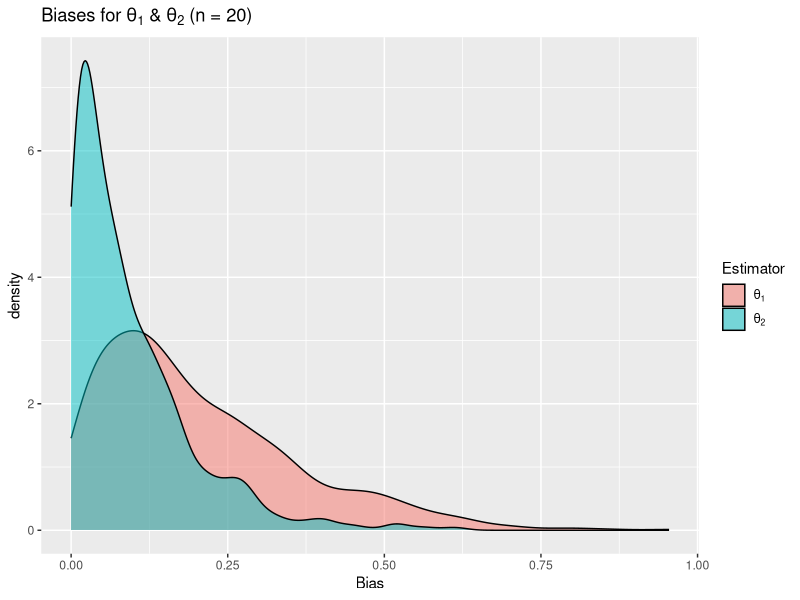
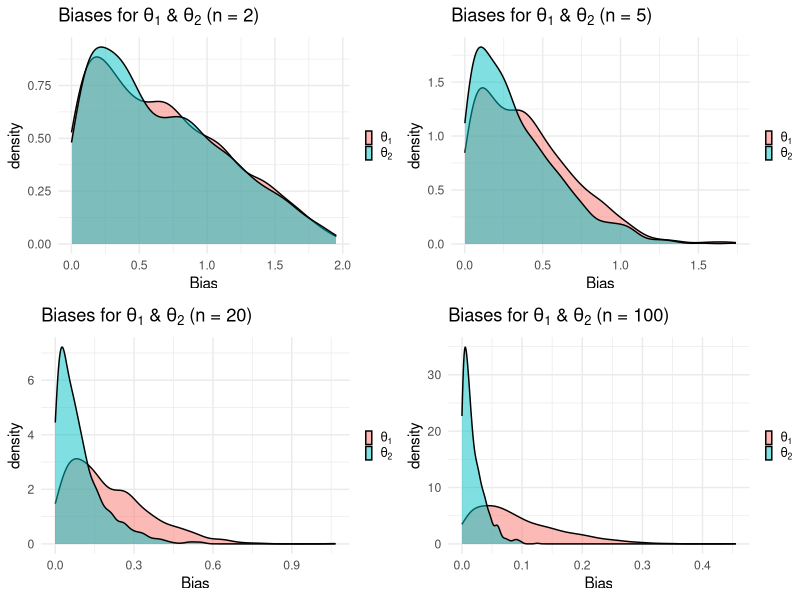
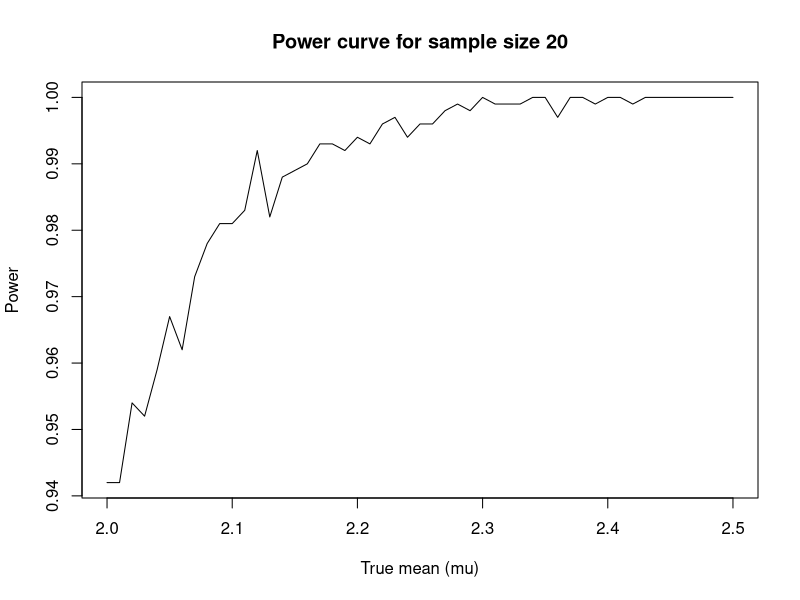
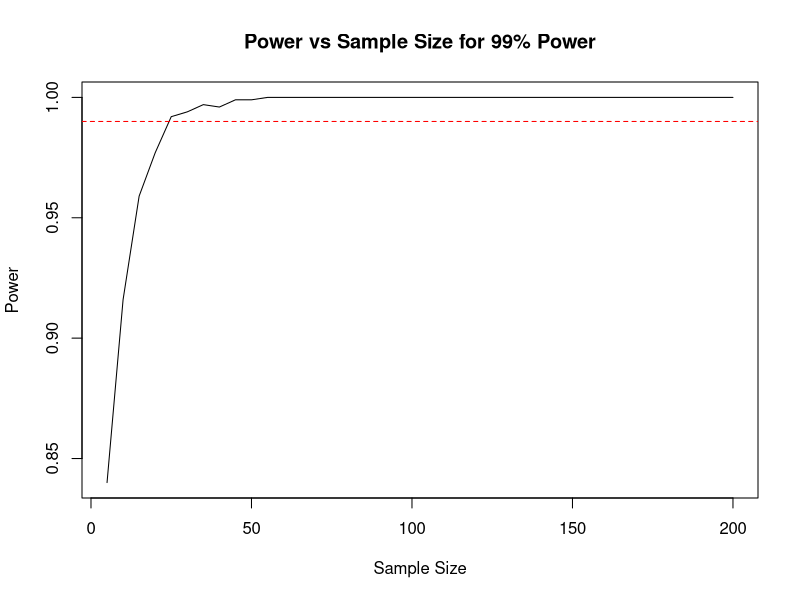
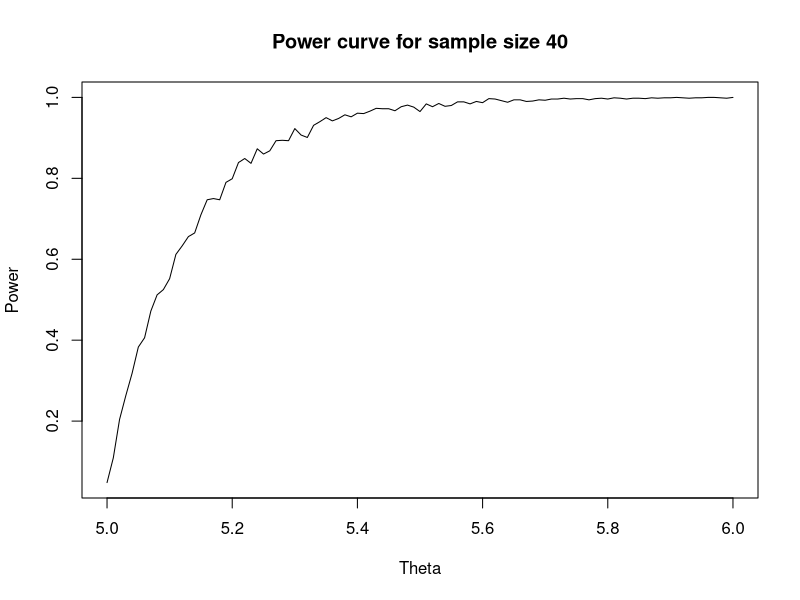

These charts were generated, in order, by the following R code:
## ---- chunk 1
library(ggplot2)
library(gridExtra)
set.seed(172)
# Set options to prevent scientific notation
options(scipen = 999)
# knitr::opts_chunk$set(fig.width = 8, fig.height = 12)
## ---- chunk 2
# Define a function to calculate the bias of MME
calculate_bias <- function(n, lambda, num_replicates) {
  biases <- numeric(num_replicates)
  for (i in 1:num_replicates) {
    sample <- rexp(n, rate = lambda)
    mme <- 1 / mean(sample)
    biases[i] <- abs(mme - lambda)
  }
  return(mean(biases))
}

# (b) Estimate the bias for different sample sizes
lambda <- 2
sample_sizes <- c(10, 20, 50, 100, 1000)
biases_sample_sizes <- sapply(sample_sizes, function(n) {
  calculate_bias(n, lambda, 1000)
})
results_df <- data.frame(Sample_Size = sample_sizes, Bias = biases_sample_sizes)
print(results_df)

# (c) Estimate the bias for different numbers of replicates (n = 20)
num_replicates <- c(100, 1000, 10000, 100000)
bias_num_replicates <- sapply(num_replicates, function(rep) {
  calculate_bias(20, lambda, rep)
})
repl_df <- data.frame(Replicates = num_replicates, Bias = bias_num_replicates)
print(repl_df)

## ---- chunk 3
# Function to calculate biases, variances, and MSEs
calculate_metrics <- function(n, theta, replicates) {
  biases_theta1 <- numeric(replicates)
  biases_theta2 <- numeric(replicates)
  variances_theta1 <- numeric(replicates)
  variances_theta2 <- numeric(replicates)
  mses_theta1 <- numeric(replicates)
  mses_theta2 <- numeric(replicates)

  for (i in 1:replicates) {
    sample <- runif(n, 0, theta)
    theta1 <- 2 * mean(sample)
    theta2 <- max(sample)

    biases_theta1[i] <- abs(theta1 - theta)
    biases_theta2[i] <- abs(theta2 - theta)
    variances_theta1[i] <- var(sample) * (2 / n)^2
    variances_theta2[i] <- (theta^2 / (n + 2)) * (1 - (n - 1) / (n + 1))
    mses_theta1[i] <- biases_theta1[i]^2 + variances_theta1[i]
    mses_theta2[i] <- biases_theta2[i]^2 + variances_theta2[i]
  }

  return(data.frame(
    Biases_theta1 = biases_theta1,
    Biases_theta2 = biases_theta2,
    Variances_theta1 = variances_theta1,
    Variances_theta2 = variances_theta2,
    MSEs_theta1 = mses_theta1,
    MSEs_theta2 = mses_theta2
  ))
}

# (c) (d)
n <- 20
theta <- 2
replicates <- 1000
metrics <- calculate_metrics(n, theta, replicates)

#(c) Compare biases numerically
bias_data <- matrix(c(mean(metrics$Biases_theta1),
                      mean(metrics$Biases_theta2)), nrow = 2)
colnames(bias_data) <- c("Bias")
rownames(bias_data) <- c("Theta1", "Theta2")
as.table(bias_data)

#(d) Compare variances and MSEs numerically
other_data <- matrix(c(mean(metrics$Variances_theta1),
                       mean(metrics$Variances_theta2),
                       mean(metrics$MSEs_theta1),
                       mean(metrics$MSEs_theta2)), nrow = 2, ncol = 2)
colnames(other_data) <- c("Variance", "MSE")
rownames(other_data) <- c("Theta1", "Theta2")
as.table(other_data)

# (e)
data_plot <- data.frame(
  Estimator = rep(c("Theta1", "Theta2"), each = replicates),
  Bias = c(metrics$Biases_theta1, metrics$Biases_theta2)
)
ggplot(data_plot, aes(x = Bias, fill = Estimator)) +
  geom_density(alpha = 0.5) +
  labs(title = bquote(paste("Biases for ", theta[1], " & ", theta[2],
                            " (n = ", .(n), ")", sep = ""))) +
  scale_fill_manual(values = c("Theta1" = "#F8766D", "Theta2" = "#00BFC4"),
                    labels = c(bquote(theta[1]), bquote(theta[2])))

# (f) Repeat for different sample sizes
sample_sizes <- c(2, 5, 20, 100)
results <- list()
for (n in sample_sizes) {
  results[[as.character(n)]] <- calculate_metrics(n, theta, replicates)
}

# Plot densities of biases for different sample sizes
plot_list <- lapply(seq_along(results), function(n, i) {
  df <- results[[i]]
  data_plot <- data.frame(
    Estimator = rep(c("Theta1", "Theta2"), each = replicates),
    Bias = c(df$Biases_theta1, df$Biases_theta2),
    Sample_Size = rep(c(n[[i]], n[[i]]), each = replicates)
  )
  ggplot(data_plot, aes(x = Bias, fill = Estimator)) +
    geom_density(alpha = 0.5) +
    labs(title = bquote(paste("Biases for ", theta[1], " & ", theta[2],
                              " (n = ", .(n[[i]]), ")", sep = ""))) +
    theme_minimal() +
    theme(legend.position = "right",
          legend.key.width = unit(0.01, "npc"),
          legend.key.height = unit(0.02, "npc"),
          legend.margin = margin(l = 0, r = 0)) +
    scale_fill_manual(values = c("Theta1" = "#F8766D", "Theta2" = "#00BFC4"),
                      labels = c(bquote(theta[1]), bquote(theta[2]))) +
    guides(fill = guide_legend(title = NULL))
}, n = names(results))

grid.arrange(grobs = plot_list, ncol = 2)
## ---- chunk 4
# (a)
n <- 15
samples <- replicate(1000, rnorm(n, mean = 5, sd = 5))
conf_intervals <- apply(samples, 2, function(x) t.test(x)$conf.int)
avg_length <- mean(diff(t(conf_intervals)))
coverage_rate <- mean(apply(samples, 2, function(x) {
  true_mean <- mean(x)
  true_mean >= conf_intervals[1,] & true_mean <= conf_intervals[2, ]
}))

cat("Average length of confidence intervals:", avg_length, "\n")
cat("Empirical coverage rate:", coverage_rate, "\n")

# (b)
x <- rnorm(n, mean = 5, sd = 5)
manual_ci <- c(mean(x) - qt(0.975, df = n - 1) *
                 sd(x) / sqrt(n), mean(x) + qt(0.975, df = n - 1)
               * sd(x) / sqrt(n))
manual_ci
t.test_ci <- t.test(x)$conf.int
t.test_ci

# (c)
samples_exp <- replicate(1000, rexp(n, rate = 1/5))
conf_intervals_exp <- apply(samples_exp, 2, function(x) t.test(x)$conf.int)
coverage_rate_exp <- mean(apply(samples_exp, 2, function(x) {
  true_mean <- mean(x)
  true_mean >= conf_intervals_exp[1,] & true_mean <= conf_intervals_exp[2, ]
}))
cat("Empirical coverage rate (exponential distribution):",
    coverage_rate_exp, "\n")

# (d)
n <- 100
samples_exp_large <- replicate(1000, rexp(n, rate = 1 / 5))
conf_intervals_exp_large <- apply(samples_exp_large,
                                  2, function(x) t.test(x)$conf.int)
coverage_rate_exp_large <- mean(apply(samples_exp_large, 2, function(x) {
  true_mean <- mean(x)
  true_mean >= conf_intervals_exp_large[1, ] &
    true_mean <= conf_intervals_exp_large[2, ]
}))
cat("Empirical coverage rate (exponential distribution, n = 100):",
    coverage_rate_exp_large, "\n")
## ---- chunk 5
# Function to calculate test statistic Z
calculate_z <- function(sample_mean, n) {
  sqrt(n) * (sample_mean - 2)
}

# Function to perform hypothesis test and calculate type I error rate
hypot_test <- function(mu, n, threshold) {
  sample_means <- replicate(1000, mean(rnorm(n, mean = mu, sd = 1)))
  rejections <- sample_means > threshold
  return(mean(rejections))
}

# (a) Type I error rates for different sample sizes using sample mean criterion
cat("Type I error rates using sample mean criterion:\n")
for (n in c(5, 10, 50, 100)) {
  type_I_error_rate <- hypot_test(mu = 2, n = n, threshold = 2.5)
  cat("Sample size:", n, "| Type I error rate:", type_I_error_rate, "\n")
}

# (b) Type I error rates for different sample sizes using test statistic Z criterion
cat("\nType I error rates using test statistic Z criterion:\n")
for (n in c(5, 10, 50, 100)) {
  type_I_error_rate <- hypot_test(mu = 2, n = n, threshold = qnorm(0.95))
  cat("Sample size:", n, "| Type I error rate:", type_I_error_rate, "\n")
}

# (c) Power curve for sample size 20
power_curve <- numeric()
for (mu in seq(2, 2.5, by = 0.01)) {
  type_II_error_rate <- 1 - hypot_test(mu = mu,
                                                    n = 20,
                                                    threshold = qnorm(0.95))
  power_curve <- c(power_curve, 1 - type_II_error_rate)
}
plot(seq(2, 2.5, by = 0.01), power_curve, type = "l",
     xlab = "True mean (mu)", ylab = "Power",
     main = "Power curve for sample size 20")

# (d) Power versus sample size for achieving 99% power
power <- numeric()
sample_sizes <- seq(5, 200, by = 5)
for (n in sample_sizes) {
  type_II_error_rate <- 1 - hypot_test(mu = 2.1,
                                                    n = n,
                                                    threshold = qnorm(0.95))
  power <- c(power, 1 - type_II_error_rate)
}
plot(sample_sizes, power, type = "l", xlab = "Sample Size",
     ylab = "Power", main = "Power vs Sample Size for 99% Power")
abline(h = 0.99, col = "red", lty = 2)
## ---- chunk 6
# Function to perform hypothesis test and calculate type I error rate
hypot_test <- function(theta, n, threshold) {
  max_values <- replicate(1000, max(runif(n, min = 0, max = theta)))
  rejections <- max_values > threshold
  return(mean(rejections))
}

# (a) Type I error rates for different sample sizes using threshold 4.95
cat("Type I error rates for threshold 4.95:\n")
for (n in c(5, 40, 100)) {
  type_I_error_rate <- hypot_test(theta = 5, n = n, threshold = 4.95)
  cat("Sample size:", n, "| Type I error rate:", type_I_error_rate, "\n")
}

# (b) Type I error rates for different sample sizes using threshold 5 * (0.95)^(1/n)
cat("\nType I error rates for threshold 5 * (0.95)^(1/n):\n")
for (n in c(5, 40, 100)) {
  threshold <- 5 * (0.95)^(1 / n)
  type_I_error_rate <- hypot_test(theta = 5, n = n, threshold = threshold)
  cat("Sample size:", n, "| Type I error rate:", type_I_error_rate, "\n")
}

# (c) Power curve for sample size 40
theta_values <- seq(5, 6, by = 0.01)
power_curve <- numeric()
for (theta in theta_values) {
  threshold <- 5 * (0.95)^(1 / 40)
  type_II_error_rate <- 1 - hypot_test(theta = theta,
                                       n = 40, threshold = threshold)
  power_curve <- c(power_curve, 1 - type_II_error_rate)
}
plot(theta_values, power_curve, type = "l", xlab = "Theta",
     ylab = "Power", main = "Power curve for sample size 40")
